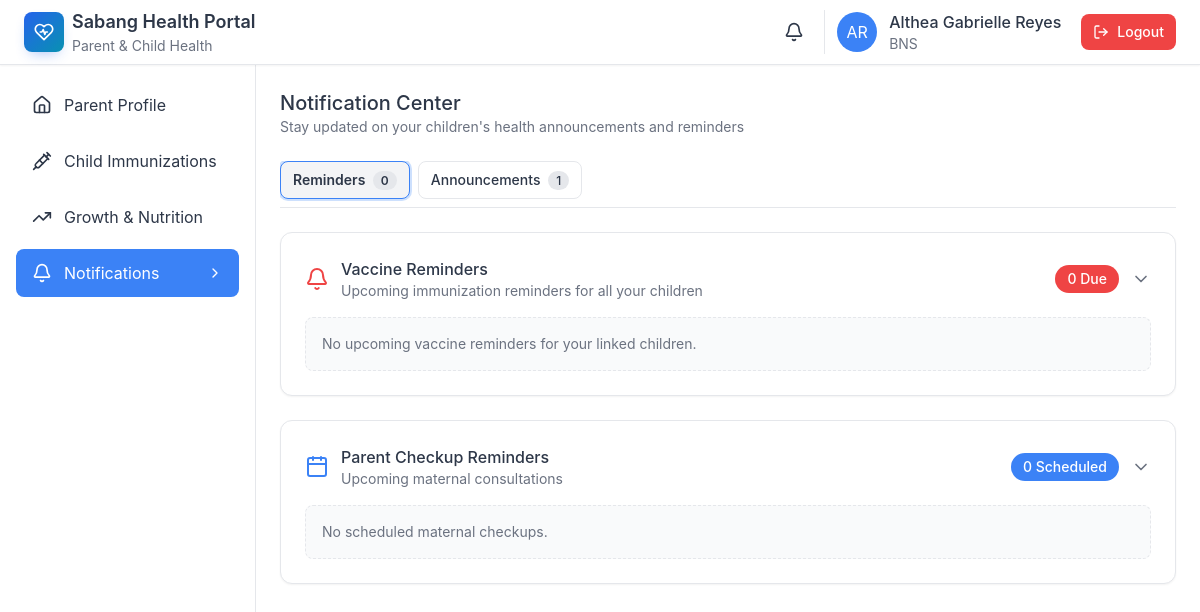
The page /parent_portal.php?view=notifications (signed in) on the database its author committed.
### tables this page shows
CREATE TABLE `users` (
  `user_id` int(10) UNSIGNED NOT NULL,
  `username` varchar(100) NOT NULL,
  `email` varchar(255) DEFAULT NULL,
  `password` varchar(255) NOT NULL,
  `password_hash` varchar(255) NOT NULL,
  `first_name` varchar(100) NOT NULL DEFAULT '',
  `middle_name` varchar(100) DEFAULT NULL,
  `last_name` varchar(100) NOT NULL DEFAULT '',
  `role_id` int(10) UNSIGNED NOT NULL,
  `barangay` varchar(100) DEFAULT NULL,
  `birthday` date DEFAULT NULL,
  `is_active` tinyint(1) NOT NULL DEFAULT 1,
  `created_at` timestamp NOT NULL DEFAULT current_timestamp(),
  `updated_at` timestamp NOT NULL DEFAULT current_timestamp() ON UPDATE current_timestamp(),
  `last_login_at` timestamp NULL DEFAULT NULL,
  `created_by_user_id` int(10) UNSIGNED DEFAULT NULL
);

CREATE TABLE `roles` (
  `role_id` int(10) UNSIGNED NOT NULL,
  `role_name` varchar(50) NOT NULL,
  `role_description` text DEFAULT NULL,
  `created_at` timestamp NOT NULL DEFAULT current_timestamp()
);

### views/notifications.php (the view, shortened to what this page needs)
<?php
require_once __DIR__.'/../inc/db.php';
$announcements=[];
if ($stmt = $mysqli->prepare("SELECT event_id, event_title, event_description, event_type, event_date, event_time, location FROM events WHERE is_published=1 AND (event_date IS NULL OR event_date >= CURDATE()) ORDER BY event_date ASC, event_time ASC LIMIT 100")) {
    $stmt->execute();
    $res = $stmt->get_result();
    while ($row = $res->fetch_assoc()) { $announcements[] = $row; }
}
$vaccine_reminders=[];
$parent_checkups = [];
?>
<div class="space-y-6">
    <div class="flex flex-col md:flex-row md:items-end md:justify-between gap-3">
        <div>
            <h2 class="text-xl font-medium">Notification Center</h2>
            <p class="text-sm" style="color: #6b7280;">Stay updated on your children's health announcements and reminders</p>
        </div>
    </div>
    <div class="mt-2">
        <div class="flex gap-2 overflow-x-auto pb-2 border-b" style="border-color:#e5e7eb;">
            <button class="tab-btn px-3 py-2 rounded-lg text-sm font-medium border" data-tab="reminders" aria-selected="true" style="border-color:#e5e7eb; background-color:#f3f4f6;">
                Reminders
                <span class="ml-1 px-2 py-0.5 rounded-full text-xs" style="background-color:#e5e7eb;">
                    <?php echo count($vaccine_reminders) + count($parent_checkups); ?>
                </span>
            </button>
            <button class="tab-btn px-3 py-2 rounded-lg text-sm font-medium border" data-tab="announcements" aria-selected="false" style="border-color:#e5e7eb;">
                Announcements
                <span class="ml-1 px-2 py-0.5 rounded-full text-xs" style="background-color:#e5e7eb;">
                    <?php echo count($announcements); ?>
                </span>
            </button>
        </div>
    </div>
    <div data-panel="reminders" class="space-y-6">
        <div class="bg-white rounded-xl shadow-sm p-6" style="border: 1px solid #e5e7eb;">
            <button id="reminders-toggle" type="button" class="w-full flex items-center justify-between mb-4 text-left">
                <div class="flex items-center gap-3">
                    <i data-lucide="bell" class="w-6 h-6" style="color: #ef4444;"></i>
                    <div>
                        <h3 class="font-medium">Vaccine Reminders</h3>
                        <p class="text-sm" style="color: #6b7280;">Upcoming immunization reminders for all your children</p>
                    </div>
                </div>
                <div class="flex items-center gap-3">
                    <span class="px-3 py-1 rounded-full text-white text-sm font-medium" style="background-color: #ef4444;">
                        <?php echo count($vaccine_reminders); ?> Due
                    </span>
                    <i id="reminders-chevron" data-lucide="chevron-down" class="w-5 h-5" style="transition: transform 0.2s ease; color:#6b7280;"></i>
                </div>
            </button>
            <div id="reminders-content" class="space-y-3">
                <?php if (empty($vaccine_reminders)): ?>
                    <div class="p-4 rounded-lg" style="background-color:#f9fafb; border:1px dashed #e5e7eb;">
                        <p class="text-sm" style="color:#6b7280;">No upcoming vaccine reminders for your linked children.</p>
                    </div>
                <?php endif; ?>
            </div>
        </div>
        <div class="bg-white rounded-xl shadow-sm p-6" style="border: 1px solid #e5e7eb;">
            <button id="checkups-toggle" type="button" class="w-full flex items-center justify-between mb-4 text-left">
                <div class="flex items-center gap-3">
                    <i data-lucide="calendar" class="w-6 h-6" style="color: #3b82f6;"></i>
                    <div>
                        <h3 class="font-medium">Parent Checkup Reminders</h3>
                        <p class="text-sm" style="color: #6b7280;">Upcoming maternal consultations</p>
                    </div>
                </div>
                <div class="flex items-center gap-3">
                    <span class="px-3 py-1 rounded-full text-white text-sm font-medium" style="background-color: #3b82f6;">
                        <?php echo count($parent_checkups); ?> Scheduled
                    </span>
                    <i id="checkups-chevron" data-lucide="chevron-down" class="w-5 h-5" style="transition: transform 0.2s ease; color:#6b7280;"></i>
                </div>
            </button>
            <div id="checkups-content" class="space-y-3">
                <?php if (empty($parent_checkups)): ?>
                    <div class="p-4 rounded-lg" style="background-color:#f9fafb; border:1px dashed #e5e7eb;">
                        <p class="text-sm" style="color:#6b7280;">No scheduled maternal checkups.</p>
                    </div>
                <?php endif; ?>
            </div>
        </div>
    </div>
</div>

### includes/header.php (shortened to what this page needs)
<header class="sticky top-0 z-50 bg-white border-b shadow-sm" style="border-color: #e5e7eb;">
    <div class="flex items-center justify-between h-16 px-4 lg:px-6">
        <div class="flex items-center gap-4">
            <div class="flex items-center gap-2">
                <div class="h-10 w-10 rounded-lg flex items-center justify-center text-white"
                     style="background: linear-gradient(135deg, #2563eb, #0891b2); box-shadow: 0 6px 14px -6px rgba(37,99,235,.45);">
                </div>
                <div class="hidden sm:block">
                    <h1 class="text-lg font-semibold">Sabang Health Portal</h1>
                    <p class="text-sm" style="color: #6b7280;">Parent &amp; Child Health</p>
                </div>
            </div>
        </div>
        <div class="flex items-center gap-3">
            <a href="parent_portal.php?view=notifications" class="p-2 hover:bg-gray-100 rounded-lg relative">
                <i data-lucide="bell" class="w-5 h-5"></i>
            </a>
            <div class="flex items-center gap-3 pl-3 border-l" style="border-color: #e5e7eb;">
                <div class="h-10 w-10 rounded-full flex items-center justify-center text-white" style="background-color: #3b82f6;">
                    <?php echo $user['initials']; ?>
                </div>
                <div class="hidden md:block">
                    <p class="font-medium"><?php echo $user['first_name'] . ' ' . $user['last_name']; ?></p>
                    <p class="text-sm" style="color: #6b7280;"><?php echo $user['role']; ?></p>
                </div>
                <a href="logout.php" class="ml-2 inline-flex items-center gap-2 px-3 py-2 rounded-lg text-sm font-medium"
                   style="background-color:#ef4444; color:white;">
                    <i data-lucide="log-out" class="w-4 h-4"></i>
                    <span class="hidden sm:inline">Logout</span>
                </a>
            </div>
        </div>
    </div>
</header>

### assets/css/globals.css (style rules this page uses)
* { margin: 0; padding: 0; box-sizing: border-box; }
body { font-family: -apple-system, BlinkMacSystemFont, 'Segoe UI', Roboto, 'Helvetica Neue', Arial, sans-serif; line-height: 1.6; color: #2d3748; }
h1, h2, h3, h4, h5, h6 { font-weight: 500; line-height: 1.5; }
h1 { font-size: 1.875rem; }
h2 { font-size: 1.5rem; }
h3 { font-size: 1.25rem; }
p { font-size: 1rem; line-height: 1.5; }
html { scroll-behavior: smooth; }

### parent_portal.php (style rules this page uses)
:root { --primary: #3b82f6; --secondary: #10b981; --accent: #f59e0b; --destructive: #ef4444; }

### rows shown on the page
users: first_name "Althea Gabrielle", last_name "Reyes", role.role_name "BNS"

### other values the page prints
$user['initials'] "AR"
$item['name'] "Parent Profile"
$item['name'] "Child Immunizations"
$item['name'] "Growth & Nutrition"
$item['name'] "Notifications"
count($vaccine_reminders) + count($parent_checkups) "0"
count($announcements) "1"
count($vaccine_reminders) "0"
count($parent_checkups) "0"
